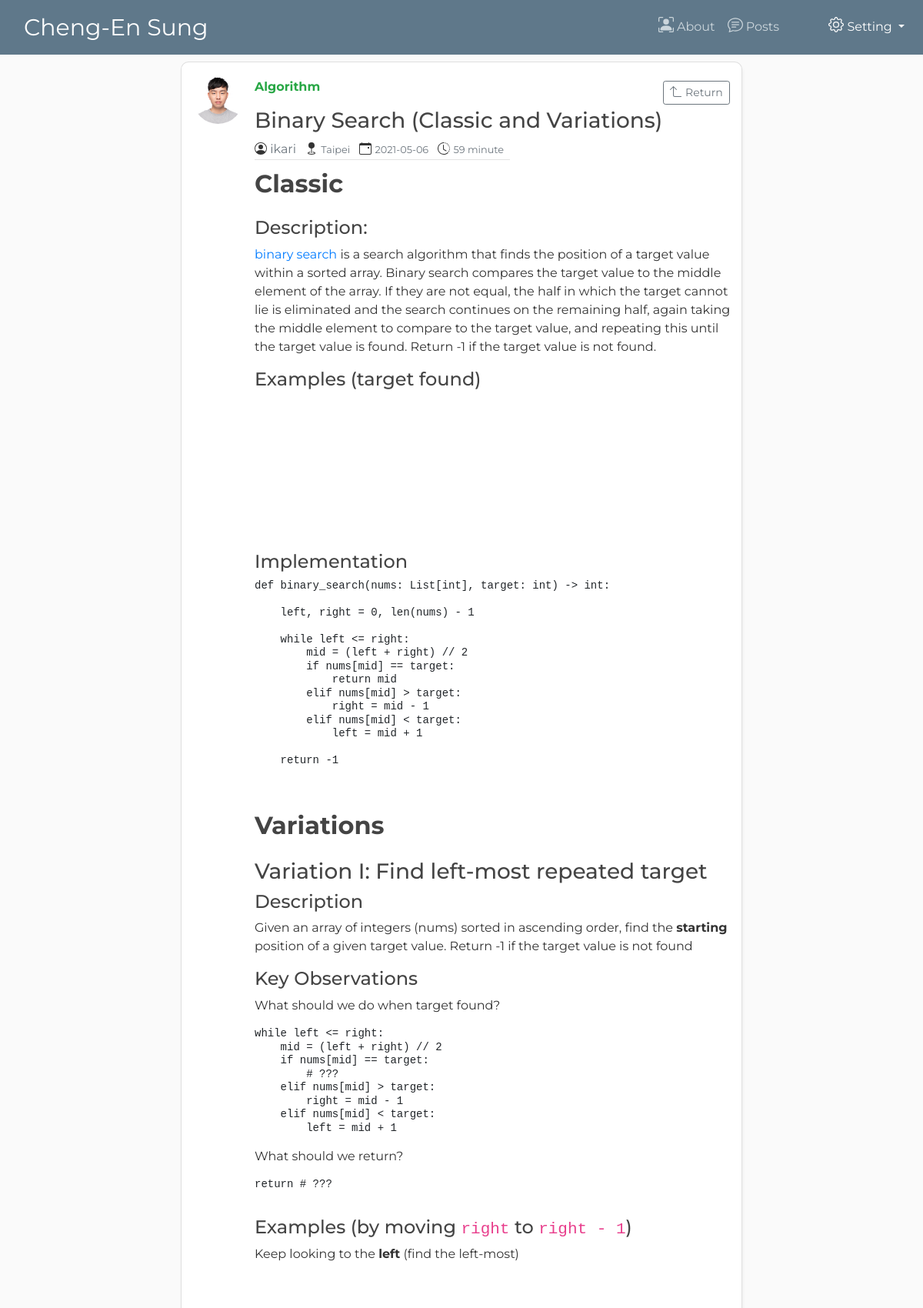
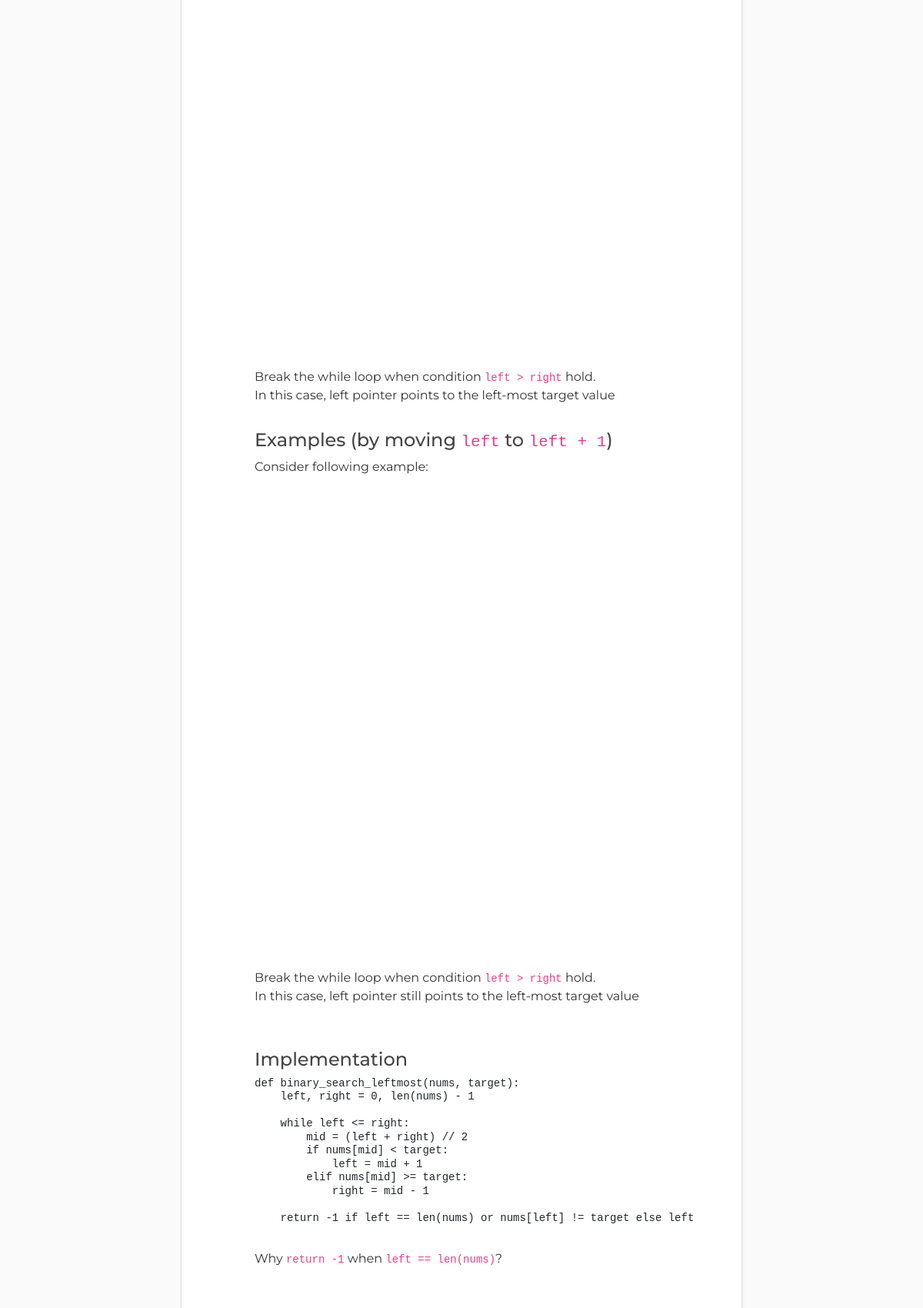
/posts/6 (upper part), run on the app's committed database (2 pictures, top to bottom).
### app/models.py (models this page shows, shortened)
class User(db.Model, UserMixin):
    __tablename__ = 'users'
    id = db.Column(db.Integer, primary_key=True)
    username = db.Column(db.String(20), unique=True, nullable=False)
    role = db.Column(db.String(20), unique=False, nullable=False)
    email = db.Column(db.String(120), unique=True, nullable=False)
    gender = db.Column(db.String(5), unique=False, nullable=False)
    profile_picture = db.Column(db.String(20), nullable=False)
    password = db.Column(db.String(20), nullable=False)
    posts = db.relationship('Article', backref='author', lazy=True)

class Article(db.Model):
    id = db.Column(db.Integer, primary_key=True)
    title = db.Column(db.String(20), nullable=False)
    location = db.Column(db.String(20), nullable=False, default=geocoder.ip("me").city)
    date_posted = db.Column(db.DateTime, nullable=False, default=datetime.utcnow)
    category = db.Column(db.String(20), nullable=False, default="Trivial")
    content = db.Column(db.Text, nullable=False)
    user_id = db.Column(db.Integer, db.ForeignKey("users.id"), nullable=False)

### app/routes.py (the view)
@app.route('/posts/<int:article_id>')
def article(article_id):
    article = Article.query.get_or_404(article_id)
    return render_template('article.html', title=article.title, article=article, content=markdown2.markdown(article.content, extras=[
        "fenced-code-blocks",
        "code-friendly",
        "cuddled-lists",
        "tables",
        "task_list",
        "footnotes",
        "xml",
        "target-blank-links",
    ]), cur_time=datetime.utcnow())

### app/templates/article.html (shortened to what this page needs)
{% extends 'layout.html' %}
{% set MAX_POST_LENGTH = 100 %}
{% set MINUTE = 60 %}
{% set HOUR = 60**2 %}
{% set DAY = 24*60**2 %}
{% set WEEK = 7*24*60**2 %}
{% set MONTH = 30*7*24*60**2 %}
{% set YEAR = 12*30*7*24*60**2 %}
{% set ROLE_ADMIN = 'admin' %}
{% set ROLE_GENERAL = 'general' %}
{% block content %}
    <div class="card flex-md-row mb-4 box-shadow h-md-250">
        <img class="rounded-circle article-img" src="{{ url_for('static', filename='profile_image/' + article.author.profile_picture) }}">
        <div class="card-body d-flex flex-column align-items-start">
			<div class="d-flex article-billboard">
				<strong class="d-inline-block mb-2 text-success">{{ article.category }}</strong>
				<div class="ml-auto">
                    <nobr>
                        <a class="btn btn-outline-secondary btn-sm m-1" href={{ url_for('posts') }}>
                            Return
                        </a>
                    </nobr>
				</div>
			</div>
			<h3 class="article-title">
				{{ article.title }}
			</h3>
            <div class="article-metadata">
                <a class="text-muted mr-2" href="#">{{ article.author.username }}</a>
                <small class="text-muted mr-2">{{ article.location }}</small>
                <small class="text-muted mr-2">{{ article.date_posted.strftime('%Y-%m-%d') }}</small>
                {% set timespan = (cur_time - article.date_posted).total_seconds() %}
                {% if timespan < MINUTE %}
                    <small class="text-muted mr-2">{{ timespan | int }} seccond</small>
                {% elif timespan >= MINUTE and timespan < HOUR %}
                    <small class="text-muted mr-2">{{ (timespan // MINUTE) | int  }} minute</small>
                {% elif timespan >= HOUR and timespan < DAY %}
                    <small class="text-muted mr-2">{{ (timespan // HOUR) | int }} hour</small>
                {% elif timespan >= DAY and timespan < WEEK %}
                    <small class="text-muted mr-2">{{ (timespan // DAY) | int }} day</small>
                {% elif timespan >= WEEK and timespan < MONTH %}
                    <small class="text-muted mr-2">{{ (timespan // WEEK) | int }} week</small>
                {% elif timespan >= MONTH and timespan < YEAR %}
                    <small class="text-muted mr-2">{{ (timespan // MONTH) | int }} month</small>
                {% elif timespan >= YEAR %}
                    <small class="text-muted mr-2">{{ timespan // YEAR }} year</small>
                {% endif %}
            </div>
            <p class="mb-auto mt-2">{{ content | safe }} </p>
        </div>
    </div>
{% endblock content %}

### app/static/css/autumn.css (style rules this page uses)
pre { line-height: 125%; }

### app/static/css/style.css (style rules this page uses)
* { font-family: "Montserrat", serif; }
body { background: #fafafa; color: #333333; margin-top: 5rem; }
div.card { box-shadow: 1px 4px 4px 0 rgba(0, 0, 0, 0.05); border-radius: 10px; }
h1, h2, h3, h4, h5, h6 { color: #444444; }
.article-img { height: 65px; width: 65px; margin-top: 15px; margin-left: 15px; margin-right: -5px; }
.article-billboard { width: 100%; }
.article-metadata { padding-bottom: 1px; margin-bottom: 4px; border-bottom: 1px solid #e3e3e3; }

### data on the page
User: profile_picture (picture), author.username "ikari"
Article: category "Algorithm", title "Binary Search (Classic and Variations)", location "Taipei", date_posted "2021-05-06"
